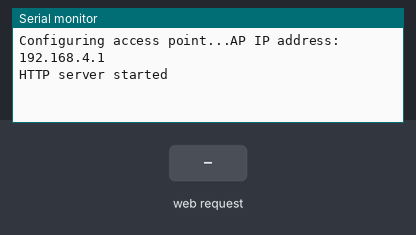
A sketch run on a simulated ESP8266 (NodeMCU). Shown: the last lines printed to the serial monitor. The test bench sets the inputs (shaded band).

Above: at 2.2 s.
2.3 s: HTTP request GET /motor?com=1 received
At 3.2 s:
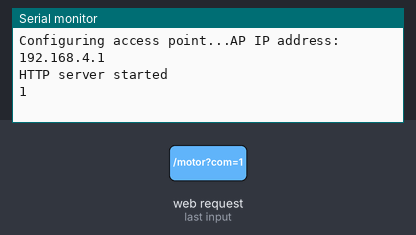
3.8 s: HTTP request GET /motor?com=0 received
At 4.4 s:
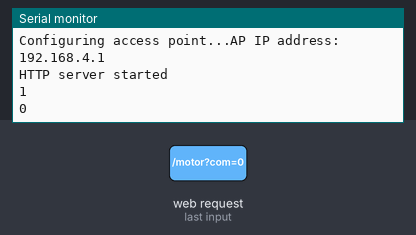

Measured:
- after the input at 2.3 s, the serial monitor: prints a new line at once (image 1)
- after the input at 3.8 s, the serial monitor: prints a new line at once (image 2)

The sketch:

magnum_esp.ino
```cpp
// (licence header left out)
/* Create a WiFi access point and provide a web server on it. */

#include <ESP8266WiFi.h>
#include <WiFiClient.h>
#include <ESP8266WebServer.h>

/* Set these to your desired credentials. */
const char *ssid = "MAGNUM";
const char *password = "teste12345";

ESP8266WebServer server(80);
const int led = 13;

/* Just a little test message.  Go to http://192.168.4.1 in a web browser
 * connected to this access point to see it.
 */
void handleRoot() {
//	server.send(200, "text/html", "<h1>Você está conectado ao carrinho da EQUIPE Magnum</h1>");
//  String message;
//  for (uint8_t i=0; i<server.args(); i++){
//    message += " " + server.argName(i) + ": " + server.arg(i) + "\n";
//  }
//  server.send(200, "text/plain", message);
//  digitalWrite(led, 0);
  String command = server.arg("com");
  server.send(200, "text/html", "<h1>Você está conectado ao carrinho da EQUIPE Magnum</h1></br>Comando enviado:" + command);
  Serial.println(command);
}

void setup() {
	delay(1000);
	Serial.begin(115200);
	Serial.println();
	Serial.print("Configuring access point...");
	/* You can remove the password parameter if you want the AP to be open. */
	WiFi.softAP(ssid, password);

	IPAddress myIP = WiFi.softAPIP();
	Serial.print("AP IP address: ");
	Serial.println(myIP);
	server.on("/motor", handleRoot);
	server.begin();
	Serial.println("HTTP server started");
}

void loop() {
	server.handleClient();
}
```
